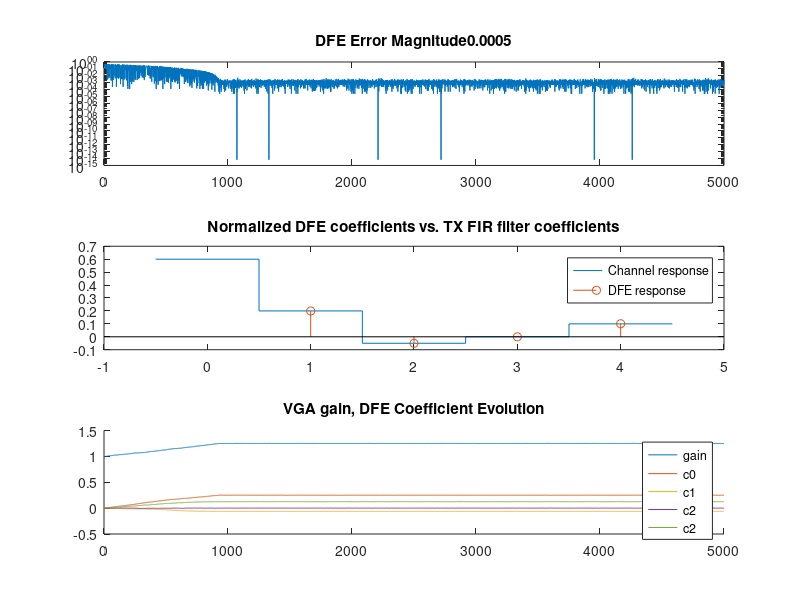
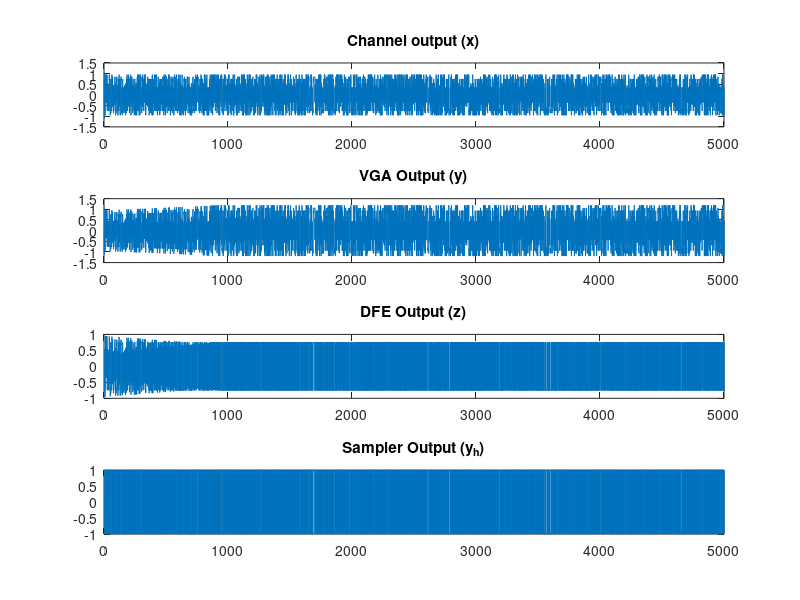

MATLAB code for these plots, in order:
clear all;


% https://www.youtube.com/watch?v=FLTN6Gwg8-4&list=PLC79262E787A9CBA9&t=214

N_symbols = 5000;
N_taps = 4;		% DFE size
Mu = 0.0005;          % iteration step size
vref = 0.75;

% Input symbols, either random:
if 1
    tx = sign(randn(N_symbols,1)); 
else
    % Or use a pulse
    tx = -1*ones(N_symbols);
    tx(10) = 1;
end

% Tx channel distortion
%h_tx = [.95 .15 .05 0 0];
%h_tx = [0.9 .1 0 0 .0];
h_tx = [.6 .2 -0.05 .0 .1];

% convolve channel with the input
x = filter(h_tx, 1, tx);

% Initialized variable that will be computed during the simulation
w = zeros(N_taps,1);
y = zeros(N_taps, 1);
g = ones(N_taps,1);
z = zeros(N_taps + 1,1);
y_h = zeros(N_taps + 1,1);
dw = zeros(N_taps + 1,1);

e = zeros(N_symbols,1);
c=zeros(N_symbols,N_taps);
gain=1.0;

% Expected values after convergence
expected_gain = 1/h_tx(1);
expected_c = h_tx(2:5)'*expected_gain;



for n  = N_taps+1 : length(x);
        
    % Compute the output of the VGA
    y(n) = gain*x(n);
    
    % Compute the output of the DFE with the current set of weights.
    z(n) = y(n) - sum(w.*y_h(n-1:-1:n-N_taps));
    
    % Output of the slicer
    y_h(n) = sign(z(n));

    % compute error
    if ( y_h(n) > 0)
        e(n) = z(n) - vref;
    else
        e(n) = z(n) + vref;
    end
    

    % Update DFE weights
    updates = Mu*sign(e(n))*sign(y_h(n-1 : -1 : n - N_taps));
    dw(n) = updates(1);

    % Record current settings
    c(n,:) = w;    
    g(n) = gain;
    c0(n) = w(1);
    c1(n) = w(2);
    c2(n) = w(3);
    c3(n) = w(4);
    
    % Update DFE coefficient weight
    w = w + updates;
    
    % Update VGA gain settings
    gain = gain - Mu*sign(y_h(n))*sign(e(n));
end

% Plot the results
figure(1);
clf;
subplot(3,1,1);
hold off;
semilogy(abs(e));
title(['DFE Error Magnitude', num2str(Mu)]);

subplot(3,1,2);
stairs(-0.5 + 0:N_taps+1, [h_tx h_tx(end)]);
title('Normalized DFE coefficients vs. TX FIR filter coefficients');
hold on;
stem(w/gain);
legend('Channel response', 'DFE response');
hold off;

subplot(3,1,3);
hold on;
plot(g);
title('VGA gain, DFE Coefficient Evolution');
plot(c0);
plot(c1);
plot(c2);
plot(c3);
legend('gain', 'c0', 'c1', 'c2', 'c2');
hold off;


figure(2);
clf;
subplot(4,1,1);
x(1) = 1.1;
x(2) = -1.1;
stairs(x);
title('Channel output (x)');

subplot(4,1,2);
y(1) = 1.1;
y(2) = -1.1;
stairs(y);
title('VGA Output (y)');

subplot(4,1,3);
stairs(z);
title('DFE Output (z)');

subplot(4,1,4);
stairs(y_h);
title('Sampler Output (y_h)');

